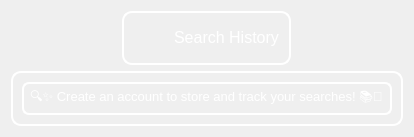
            <widget class="QWidget" name="History_page">
             <layout class="QVBoxLayout" name="verticalLayout_19">
              <item alignment="Qt::AlignHCenter|Qt::AlignVCenter">
               <widget class="QFrame" name="frame_25">
                <property name="styleSheet">
                 <string notr="true">QFrame{
    border-radius: 10px;
    border: 2px solid  white;
    padding: 5px;
color:white;}
QLabel{
border:0px;
}</string>
                </property>
                <property name="frameShape">
                 <enum>QFrame::StyledPanel</enum>
                </property>
                <property name="frameShadow">
                 <enum>QFrame::Raised</enum>
                </property>
                <layout class="QHBoxLayout" name="horizontalLayout_19">
                 <property name="spacing">
                  <number>0</number>
                 </property>
                 <property name="leftMargin">
                  <number>0</number>
                 </property>
                 <property name="topMargin">
                  <number>0</number>
                 </property>
                 <property name="rightMargin">
                  <number>0</number>
                 </property>
                 <property name="bottomMargin">
                  <number>0</number>
                 </property>
                 <item>
                  <widget class="QLabel" name="label_6">
                   <property name="minimumSize">
                    <size>
                     <width>40</width>
                     <height>40</height>
                    </size>
                   </property>
                   <property name="maximumSize">
                    <size>
                     <width>40</width>
                     <height>40</height>
                    </size>
                   </property>
                   <property name="text">
                    <string />
                   </property>
                   <property name="pixmap">
                    <pixmap resource="../Qss/icons/_icons.qrc">:/icons/Icons/feather/rotate-ccw.png</pixmap>
                   </property>
                   <property name="scaledContents">
                    <bool>true</bool>
                   </property>
                  </widget>
                 </item>
                 <item alignment="Qt::AlignHCenter|Qt::AlignVCenter">
                  <widget class="QLabel" name="label_13">
                   <property name="font">
                    <font>
                     <pointsize>12</pointsize>
                    </font>
                   </property>
                   <property name="layoutDirection">
                    <enum>Qt::LeftToRight</enum>
                   </property>
                   <property name="text">
                    <string>Search History</string>
                   </property>
                   <property name="alignment">
                    <set>Qt::AlignHCenter|Qt::AlignTop</set>
                   </property>
                  </widget>
                 </item>
                </layout>
               </widget>
              </item>
              <item>
               <widget class="QFrame" name="frame_24">
                <property name="sizePolicy">
                 <sizepolicy hsizetype="Preferred" vsizetype="Expanding">
                  <horstretch>0</horstretch>
                  <verstretch>0</verstretch>
                 </sizepolicy>
                </property>
                <property name="styleSheet">
                 <string notr="true">QFrame{
border:2px solid white;
border-radius:10px;
color:white;}

 QLabel{
border:2px solid white;
padding:3px;
border-radius:7px;
color:white;}</string>
                </property>
                <property name="frameShape">
                 <enum>QFrame::StyledPanel</enum>
                </property>
                <property name="frameShadow">
                 <enum>QFrame::Raised</enum>
                </property>
                <layout class="QVBoxLayout" name="verticalLayout_39">
                 <item alignment="Qt::AlignHCenter|Qt::AlignVCenter">
                  <widget class="QLabel" name="search_history_label">
                   <property name="font">
                    <font>
                     <pointsize>10</pointsize>
                    </font>
                   </property>
                   <property name="text">
                    <string>🔍✨ Create an account to store and track your searches! 📚💼</string>
                   </property>
                  </widget>
                 </item>
                </layout>
               </widget>
              </item>
             </layout>
            </widget>
